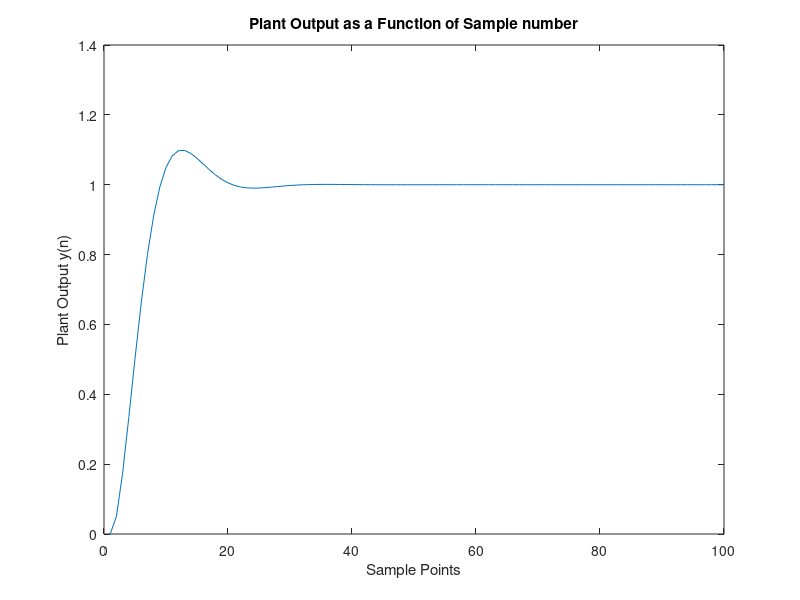
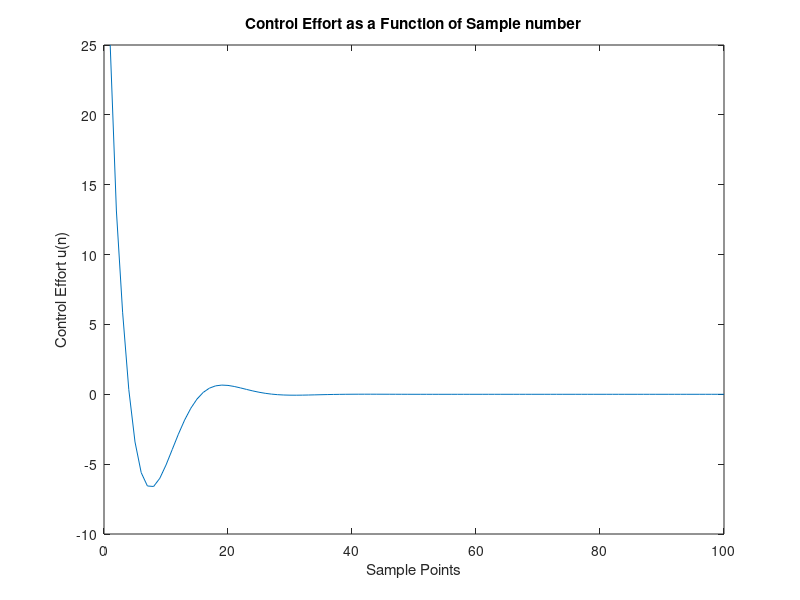

The MATLAB script that drew these images, in order:
yold = 0; yolder = 0; uold = 0; uolder = 0; 
eold = 0; r = 1; vec = [];
for i = 1:100,
    e = r - yold;
    u = 0.505*uold+25*(e-0.9802*eold);
    y = 1.9802*yold - 0.9802*yolder ...
      + 0.00199*uold + 0.001977*uolder;
    vec = [vec; [u,y]];
    uolder = uold; uold = u; yolder = yold; 
    yold = y; eold = e;
end

plot(vec(:,2))
xlabel('Sample Points')
ylabel('Plant Output y(n)')
title('Plant Output as a Function of Sample number')
pause
print -dps 
plot(vec(:,1))
xlabel('Sample Points')
ylabel('Control Effort u(n)')
title('Control Effort as a Function of Sample number')
pause

print -dps 
